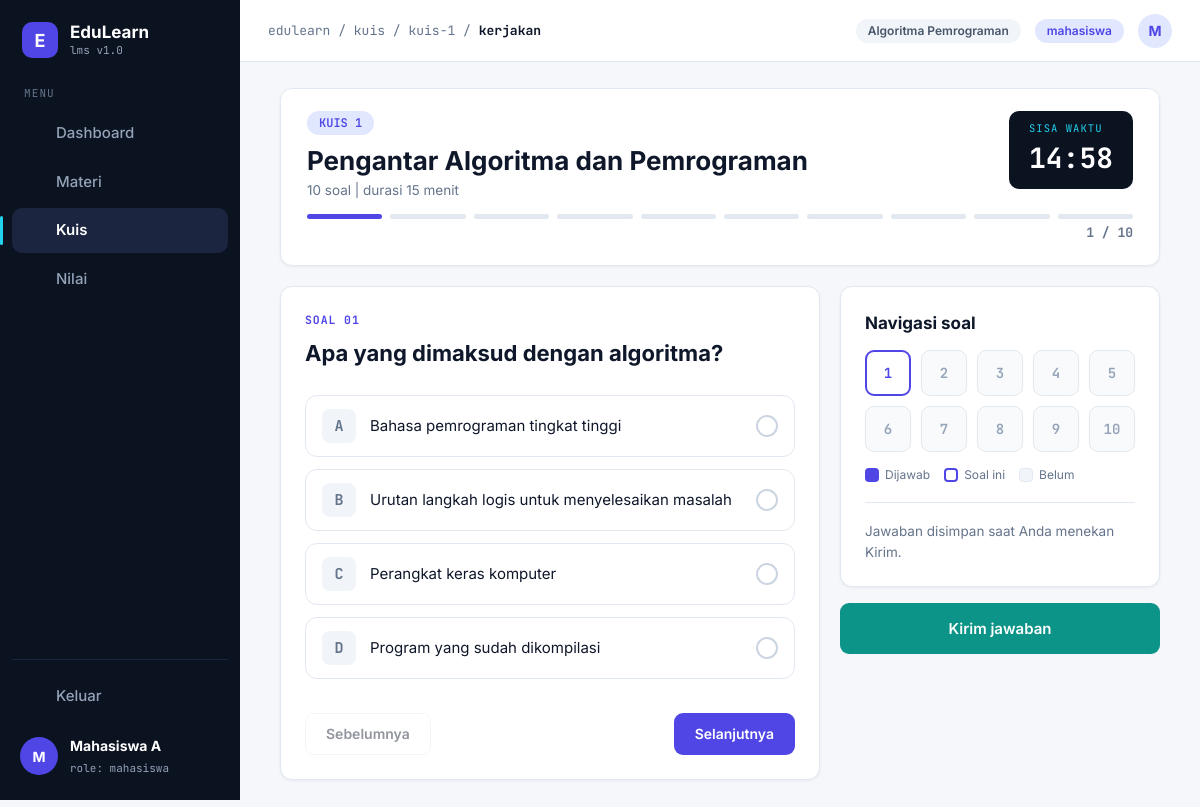
The app's page /kuis_kerjakan.php?id=1 (signed in) with its own data.
### tables this page shows
CREATE TABLE kuis (
  id           INT AUTO_INCREMENT PRIMARY KEY,
  judul        VARCHAR(150) NOT NULL,
  deskripsi    TEXT NULL,
  durasi_menit INT NOT NULL DEFAULT 15,
  dibuat_oleh  INT NOT NULL,
  created_at   DATETIME NOT NULL DEFAULT CURRENT_TIMESTAMP,
  FOREIGN KEY (dibuat_oleh) REFERENCES users(id)
);

CREATE TABLE soal (
  id            INT AUTO_INCREMENT PRIMARY KEY,
  kuis_id       INT NOT NULL,
  pertanyaan    TEXT NOT NULL,
  opsi_a        VARCHAR(255) NOT NULL,
  opsi_b        VARCHAR(255) NOT NULL,
  opsi_c        VARCHAR(255) NOT NULL,
  opsi_d        VARCHAR(255) NOT NULL,
  kunci_jawaban CHAR(1) NOT NULL,
  FOREIGN KEY (kuis_id) REFERENCES kuis(id) ON DELETE CASCADE
);

### kuis_kerjakan.php (the view, shortened to what this page needs)
<?php
require __DIR__ . '/config.php';
$id_user = user()['id'];
$kuis_id = (int)($_GET['id'] ?? 0);
$stmt = $db->prepare('SELECT * FROM kuis WHERE id = ?');
$stmt->execute([$kuis_id]);
$kuis = $stmt->fetch();
$stmt = $db->prepare('SELECT * FROM soal WHERE kuis_id = ? ORDER BY id');
$stmt->execute([$kuis_id]);
$daftar_soal = $stmt->fetchAll();
$stmt = $db->prepare('SELECT * FROM percobaan_kuis WHERE kuis_id = ? AND user_id = ?');
$stmt->execute([$kuis_id, $id_user]);
$percobaan = $stmt->fetch();
if (!$percobaan) {
    $db->prepare('INSERT INTO percobaan_kuis (kuis_id, user_id, waktu_mulai) VALUES (?, ?, NOW())')
       ->execute([$kuis_id, $id_user]);
    $stmt->execute([$kuis_id, $id_user]);
    $percobaan = $stmt->fetch();
}
$stmt = $db->prepare('SELECT TIMESTAMPDIFF(SECOND, waktu_mulai, NOW()) FROM percobaan_kuis WHERE id = ?');
$stmt->execute([$percobaan['id']]);
$sisa = $kuis['durasi_menit'] * 60 - (int)$stmt->fetchColumn();
$sisa  = max(0, $sisa);
$menu  = 'kuis';
$crumb = ['kuis', 'kuis-' . $kuis['id'], 'kerjakan'];
require __DIR__ . '/includes/header.php';
?>
<form method="post" id="formKuis" data-sisa="<?= $sisa ?>">
    <div class="kartu kuis-kepala">
        <div>
            <span class="pil pil-primer mono">KUIS <?= $kuis['id'] ?></span>
            <h1><?= e($kuis['judul']) ?></h1>
            <p class="ket"><?= count($daftar_soal) ?> soal | durasi <?= $kuis['durasi_menit'] ?> menit</p>
        </div>
        <div class="timer"><small>SISA WAKTU</small><strong id="sisaWaktu">--:--</strong></div>
        <div class="segmen">
            <?php foreach ($daftar_soal as $s): ?><span></span><?php endforeach; ?>
        </div>
        <div class="posisi mono" id="posisi"></div>
    </div>
    <div class="kuis-grid">
        <div class="kartu isi-kartu">
            <?php foreach ($daftar_soal as $i => $s): ?>
                <section class="soal" <?= $i > 0 ? 'hidden' : '' ?>>
                    <div class="label-kecil biru">SOAL <?= sprintf('%02d', $i + 1) ?></div>
                    <h2><?= nl2br(e($s['pertanyaan'])) ?></h2>
                    <?php foreach (['A', 'B', 'C', 'D'] as $huruf): ?>
                        <label class="opsi">
                            <span class="huruf"><?= $huruf ?></span>
                            <span class="teks"><?= e($s['opsi_' . strtolower($huruf)]) ?></span>
                            <span class="bulat"></span>
                        </label>
                    <?php endforeach; ?>
                </section>
            <?php endforeach; ?>
            <div class="baris-antar kuis-tombol">
                <button type="button" class="btn btn-garis" id="sebelum">Sebelumnya</button>
                <button type="button" class="btn btn-primer" id="lanjut">Selanjutnya</button>
            </div>
        </div>
        <div>
            <div class="kartu isi-kartu">
                <h3>Navigasi soal</h3>
                <div class="nomor-grid">
                    <?php foreach ($daftar_soal as $i => $s): ?>
                        <button type="button" class="nomor"><?= $i + 1 ?></button>
                    <?php endforeach; ?>
                </div>
                <div class="legenda ket">
                    <span><i class="l-jawab"></i>Dijawab</span>
                    <span><i class="l-aktif"></i>Soal ini</span>
                    <span><i class="l-belum"></i>Belum</span>
                </div>
                <hr>
                <p class="ket">Jawaban disimpan saat Anda menekan Kirim.</p>
            </div>
            <button type="submit" class="btn btn-teal btn-penuh btn-besar" id="kirim">Kirim jawaban</button>
        </div>
    </div>
</form>
<?php require __DIR__ . '/includes/footer.php'; ?>

### includes/header.php (shortened to what this page needs)
<?php
$u = user();
if ($u['role'] === 'pengajar') {
    $daftar_menu = [
        ['materi', 'Kelola Materi', 'pengajar/materi.php', 'buku'],
        ['kuis',   'Kelola Kuis',   'pengajar/kuis.php',   'kuis'],
        ['rekap',  'Rekap Nilai',   'pengajar/rekap.php',  'nilai'],
    ];
} else {
    $daftar_menu = [
        ['dashboard', 'Dashboard', 'dashboard.php',          'dashboard'],
        ['materi',    'Materi',    'materi.php',             'buku'],
        ['kuis',      'Kuis',      'kuis.php',               'kuis'],
        ['nilai',     'Nilai',     'dashboard.php#riwayat',  'nilai'],
    ];
}
?>
<!DOCTYPE html>
<html lang="id">
<head>
    <link rel="stylesheet" href="<?= url('assets/css/style.css') ?>">
</head>
<body>
<div class="app">
    <aside class="sidebar">
        <div class="merek">
            <div class="logo">E</div>
            <div><strong>EduLearn</strong><small>lms v1.0</small></div>
        </div>
        <div class="label-menu">MENU</div>
        <nav>
            <?php foreach ($daftar_menu as [$kode, $nama, $tujuan, $ikon]): ?>
                <a href="<?= url($tujuan) ?>" class="menu <?= $kode === $menu ? 'aktif' : '' ?>">
                    <?= ikon($ikon) ?> <?= e($nama) ?>
                </a>
            <?php endforeach; ?>
        </nav>
        <div class="sidebar-bawah">
            <a href="<?= url('logout.php') ?>" class="menu"><?= ikon('keluar') ?> Keluar</a>
            <div class="profil">
                <div class="avatar avatar-besar"><?= e(inisial($u['nama'])) ?></div>
                <div><strong><?= e($u['nama']) ?></strong><small>role: <?= e($u['role']) ?></small></div>
            </div>
        </div>
    </aside>
    <div class="utama">
        <header class="topbar">
            <div class="crumb">
                edulearn
                <?php foreach ($crumb as $i => $c): ?>
                    / <?= $i === count($crumb) - 1 ? '<b>' . e($c) . '</b>' : e($c) ?>
                <?php endforeach; ?>
            </div>
            <span class="pil pil-abu sembunyi-kecil"><?= e(NAMA_MATKUL) ?></span>
            <span class="pil pil-primer"><?= e($u['role']) ?></span>
            <div class="avatar"><?= e(inisial($u['nama'])) ?></div>
        </header>
        <main class="isi">

### includes/fungsi.php (shortened to what this page needs)
<?php
function e($teks) {
    return htmlspecialchars((string)$teks, ENT_QUOTES, 'UTF-8');
}
function url($path = '') {
    return BASE_URL . '/' . ltrim($path, '/');
}
function user() {
    return $_SESSION['user'] ?? null;
}
function inisial($nama) {
    return strtoupper(mb_substr($nama, 0, 1));
}
function ikon($nama) {
    $bentuk = [
        'dashboard' => '<rect x="3" y="3" width="7" height="7" rx="1"/><rect x="14" y="3" width="7" height="7" rx="1"/><rect x="14" y="14" width="7" height="7" rx="1"/><rect x="3" y="14" width="7" height="7" rx="1"/>',
        'buku'      => '<path d="M2 3h6a4 4 0 0 1 4 4v14a3 3 0 0 0-3-3H2z"/><path d="M22 3h-6a4 4 0 0 0-4 4v14a3 3 0 0 1 3-3h7z"/>',
        'kuis'      => '<path d="m9 11 3 3L22 4"/><path d="M21 12v7a2 2 0 0 1-2 2H5a2 2 0 0 1-2-2V5a2 2 0 0 1 2-2h11"/>',
        'nilai'     => '<path d="M3 3v18h18"/><path d="M18 17V9"/><path d="M13 17V5"/><path d="M8 17v-3"/>',
        'keluar'    => '<path d="M9 21H5a2 2 0 0 1-2-2V5a2 2 0 0 1 2-2h4"/><path d="m16 17 5-5-5-5"/><path d="M21 12H9"/>',
        'berkas'    => '<path d="M14 2H6a2 2 0 0 0-2 2v16a2 2 0 0 0 2 2h12a2 2 0 0 0 2-2V8z"/><path d="M14 2v6h6"/>',
        'cek'       => '<path d="M20 6 9 17l-5-5"/>',
        'x'         => '<path d="M18 6 6 18"/><path d="m6 6 12 12"/>',
        'jam'       => '<circle cx="12" cy="12" r="10"/><path d="M12 6v6l4 2"/>',
        'user'      => '<path d="M19 21v-2a4 4 0 0 0-4-4H9a4 4 0 0 0-4 4v2"/><circle cx="12" cy="7" r="4"/>',
        'menu'      => '<path d="M3 12h18M3 6h18M3 18h18"/>',
    ];
    return '<svg class="ikon" viewBox="0 0 24 24" fill="none" stroke="currentColor" stroke-width="2" stroke-linecap="round" stroke-linejoin="round" aria-hidden="true">'
        . ($bentuk[$nama] ?? '') . '</svg>';
}

### includes/footer.php (shortened to what this page needs)
        </main>
    </div>
</div>
</body>
</html>

### records on screen
kuis: id "kuis", id "kuis-1", id "kerjakan", id "1", judul "Pengantar Algoritma dan Pemrograman", durasi_menit "15"
soal: pertanyaan "Apa yang dimaksud dengan algoritma?", huruf "A", opsi_a "Bahasa pemrograman tingkat tinggi", huruf "B", opsi_b "Urutan langkah logis untuk menyelesaikan masalah", huruf "C", opsi_c "Perangkat keras komputer", huruf "D", opsi_d "Program yang sudah dikompilasi"

### other values on screen
$nama "Dashboard"
$nama "Materi"
$nama "Kuis"
$nama "Nilai"
inisial($u['nama']) "M"
$u['nama'] "Mahasiswa A"
$u['role'] "mahasiswa"
NAMA_MATKUL "Algoritma Pemrograman"
count($daftar_soal) "10"
